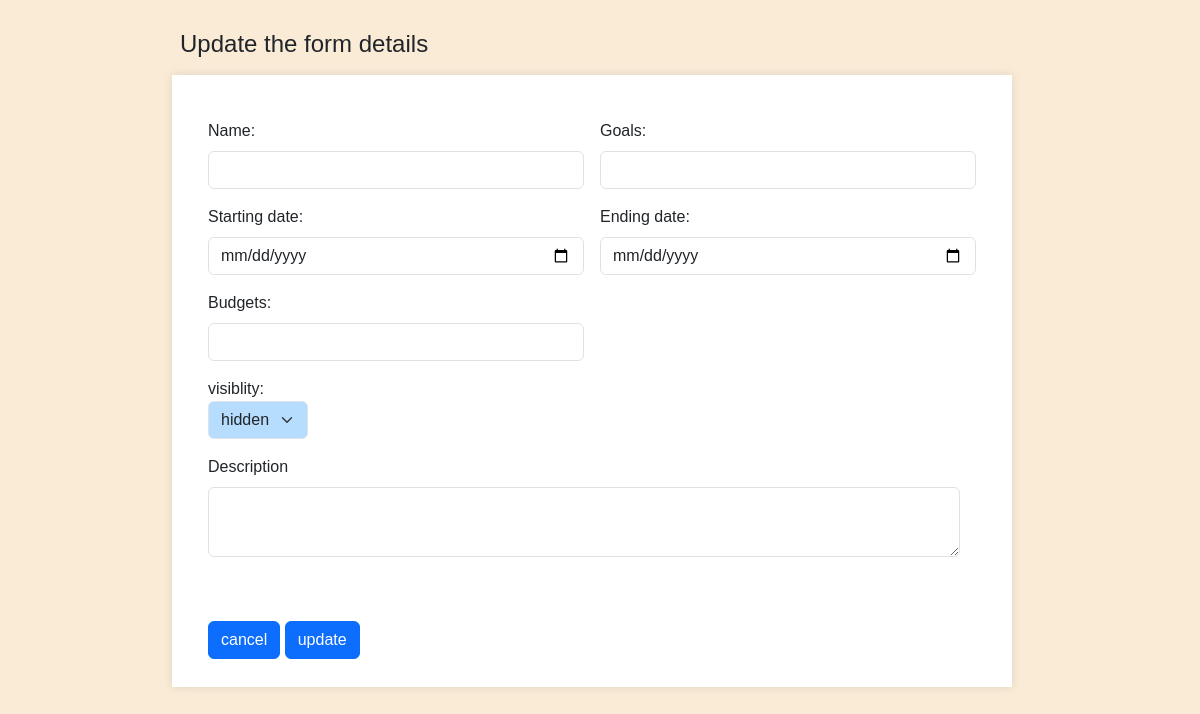
/update_camp_details/1, run on an earlier commit of the app's database.
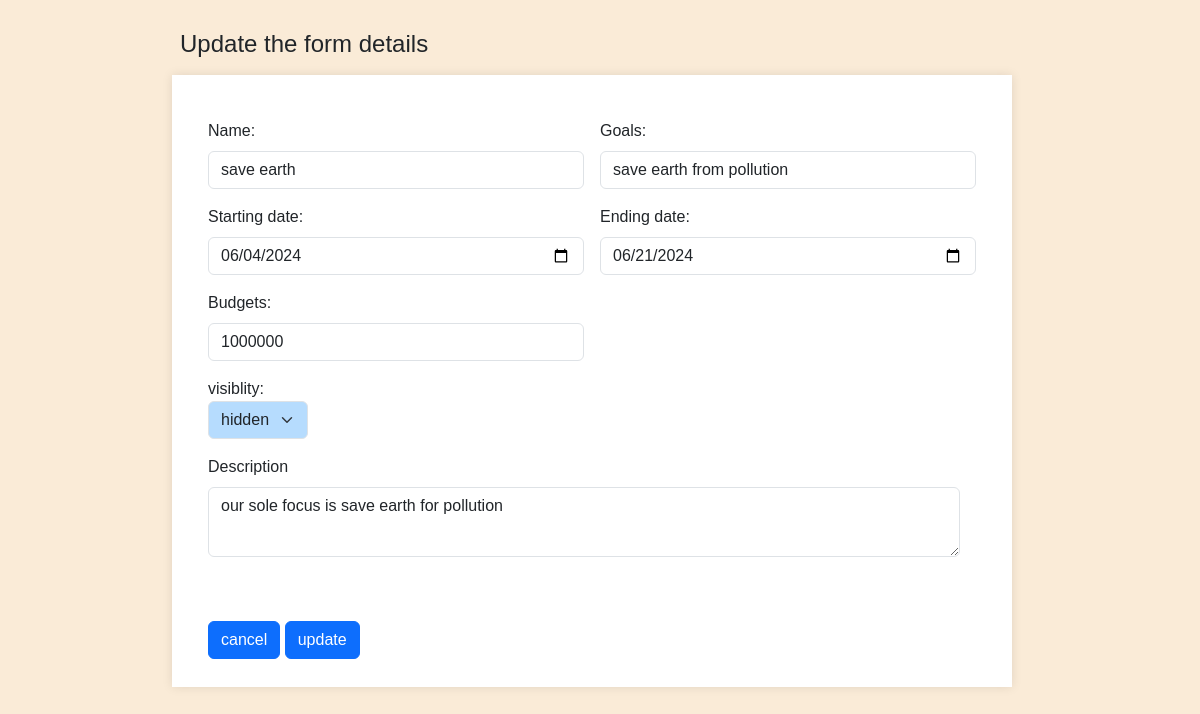
And on a later commit of the database.
### app.py (models this page shows)
class campaigns(db.Model):
    __tablename__='campaign'
    campaigns_id=db.Column(db.Integer,primary_key=True,autoincrement=True)
    sponser_id=db.Column(db.String,db.ForeignKey(Sponsers.Sponsers_id))
    name=db.Column(db.String,nullable=False)
    description=db.Column(db.String)
    start_date=db.Column(db.String)
    end_date=db.Column(db.String)
    budget=db.Column(db.Integer)
    Visibility=db.Column(db.String)
    goals=db.Column(db.String)

### app.py (the view)
@app.route("/update_camp_details/<int:campaigns_id>",methods=["GET"])
def some1(campaigns_id):
    data=db.session.query(campaigns).get(campaigns_id)
    print(data)
    return render_template("update_campdetails.html",data=data)

### templates/update_campdetails.html (shortened to what this page needs)
<!DOCTYPE html>
<html lang="en">
<head>
    <link href="https://cdn.jsdelivr.net/npm/bootstrap@5.3.3/dist/css/bootstrap.min.css" rel="stylesheet">
    <link rel="stylesheet" href="\static\style.css">
</head>
<body class="det">
     <h4>Update the form details</h4><br>
    <form class="row g-3" method="POST" action="/edit_campdetails/{{data.campaigns_id}}">
        <div class="col-md-6">
            <label for="inputCity" class="form-label">Name: </label>
            <input type="text" class="form-control" id="name" value="{{data.name}}" name="Name">
        </div><br>
        <div class="col-md-6">
            <label for="inputCity" class="form-label">Goals:</label>
            <input type="text" class="form-control" id="name" value="{{data.goals}}" name="Goals">
        </div><br>
        <div class="col-md-6">
            <label for="inputCity" class="form-label">Starting date:</label>
            <input type="date" class="form-control" id="name" value="{{data.start_date}}" name="sdate">
        </div><br>
        <div class="col-md-6">
            <label for="inputCity" class="form-label">Ending date:</label>
            <input type="date" class="form-control" id="name" value="{{data.end_date}}" name="edate">
        </div><br>
        <div class="col-md-6">
            <label for="inputCity" class="form-label">Budgets:</label>
            <input type="text" class="form-control" id="name" value="{{data.budget}}" name="budget">
        </div><br>
        <div class="dropdown">
            visiblity:
            <select name="visiblity" class="form-select" id="floatingSelect">
                <option>hidden</option>
            </select>
        </div><br>
        <div class="col-md-6 " >
            <div class="text-break">
                <label for="inputCity" class="form-label">Description</label>
                <textarea type="text" class="form-control" id="names"  name="description">{{data.description}}</textarea>
            </div>
        </div><br>
        <div class="col-12">
            <a href="/sponserhome/{{data.campaigns_id}}" class="btn btn-primary">cancel</a>
            <button type="submit" class="btn btn-primary">update</button>
        </div>
    </form>
    <br>
</body>
</html>

### static/style.css (style rules this page uses)
* { font-family:Tahoma, Geneva, Verdana, sans-serif; height: auto; }
.form-select { width: 100px; background-color: #b6dcfe; }
.det { margin-left: 15%; margin-right: 15%; background-color: antiquewhite; margin-top: 30px; justify-content: center; align-self: center; }
.g-3 { border: 8px solid white; background-color: white; padding: 20px; box-shadow: 0 0 10px rgba(0, 0, 0, 0.1); width: 100%; margin-right: 500px; }
#names { height: 70px; text-wrap:balance; }
.text-break { height: 150px; width: 200%; }

What changed in the data, as far as the page shows it:
added campaigns: Name "save earth", Goals "save earth from pollution", sdate "06/04/2024", edate "06/21/2024", budget "1000000", description "our sole focus is save earth for pollution"
